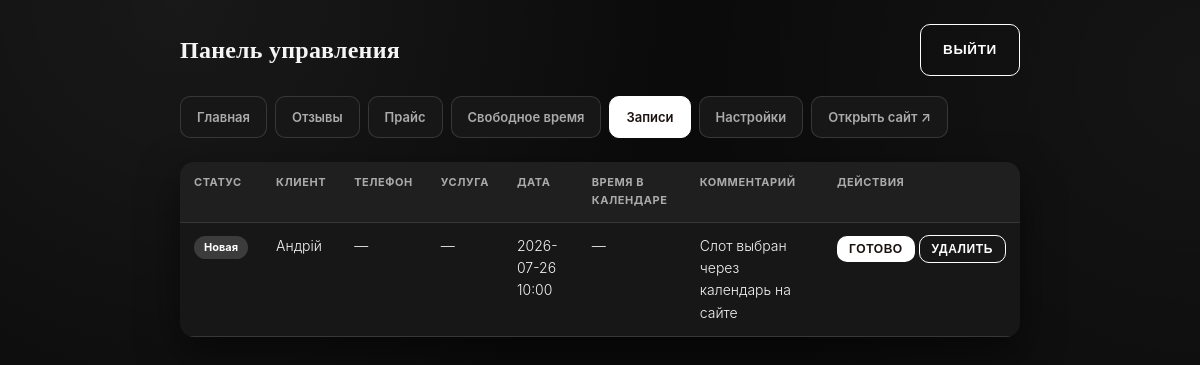
Page /admin-x7k9m2/bookings.php (signed in) on the committed database.
### tables this page shows
CREATE TABLE bookings (
            id INTEGER PRIMARY KEY AUTOINCREMENT,
            client_name TEXT NOT NULL,
            phone TEXT,
            service TEXT,
            wanted_date TEXT,
            comment TEXT,
            status TEXT NOT NULL DEFAULT 'new',
            created_at TEXT NOT NULL DEFAULT CURRENT_TIMESTAMP
        , slot_id INTEGER);

### includes/functions.php (called while the page is built, shortened)
<?php
function e(string $value): string
{
    return htmlspecialchars($value, ENT_QUOTES, 'UTF-8');
}

### admin-x7k9m2/bookings.php (the view, shortened to what this page needs)
<?php
require __DIR__ . '/../config.php';
require __DIR__ . '/../includes/functions.php';
$pdo = getDB();
$bookings = $pdo->query('
    SELECT b.*, s.is_booked AS slot_is_booked, s.slot_date AS slot_date_fmt, s.slot_time AS slot_time_fmt
    FROM bookings b
    LEFT JOIN available_slots s ON s.id = b.slot_id
    ORDER BY b.created_at DESC
')->fetchAll();
?>
<!DOCTYPE html>
<html lang="ru">
<head>
<link rel="stylesheet" href="../assets/css/style.css">
</head>
<body>
<div class="admin-shell">
  <?php require __DIR__ . '/includes/nav.php'; ?>
  <table class="admin-table">
    <thead>
      <tr><th>Статус</th><th>Клиент</th><th>Телефон</th><th>Услуга</th><th>Дата</th><th>Время в календаре</th><th>Комментарий</th><th>Действия</th></tr>
    </thead>
    <tbody>
      <?php foreach ($bookings as $b): ?>
        <tr>
          <td><span class="badge <?= $b['status'] === 'done' ? 'done' : 'new' ?>"><?= $b['status'] === 'done' ? 'Выполнено' : 'Новая' ?></span></td>
          <td><?= e($b['client_name']) ?></td>
          <td><?= e($b['phone'] ?: '—') ?></td>
          <td><?= e($b['service'] ?: '—') ?></td>
          <td><?= e($b['wanted_date'] ?: '—') ?></td>
          <td>
            <?php if ($b['slot_id']): ?>
              <span class="badge <?= $b['slot_is_booked'] ? 'done' : 'new' ?>">
                <?= $b['slot_is_booked'] ? 'занято' : 'свободно' ?>
              </span>
            <?php else: ?>
              —
            <?php endif; ?>
          </td>
          <td><?= e($b['comment'] ?: '—') ?></td>
          <td style="white-space:nowrap;">
            <?php if ($b['status'] !== 'done'): ?>
            <form method="post" style="display:inline;">
              <button name="action" value="done" class="btn" style="padding:6px 12px;font-size:12px;">Готово</button>
            </form>
            <?php endif; ?>
            <form method="post" style="display:inline;" onsubmit="return confirm('Удалить запись?');">
              <button name="action" value="delete" class="btn ghost" style="padding:6px 12px;font-size:12px;">Удалить</button>
            </form>
          </td>
        </tr>
      <?php endforeach; ?>
    </tbody>
  </table>
</div>
</body>
</html>

### assets/css/style.css (style rules this page uses)
:root { --bg: #0b0b0b; --bg-soft: #141414; --surface: #171717; --surface-2: #1f1f1f; --ink: #f5f5f5; --ink-soft: #ababab; --ink-faint: #7d7d7d; --primary: #ffffff; --primary-soft: rgba(255, 255, 255, .12); --primary-dark: #d6d6d6; --line: rgba(245, 245, 245, .14); --line-strong: rgba(245, 245, 245, .28); --radius: 16px; --radius-sm: 10px; --shadow: 0 16px 40px rgba(0, 0, 0, .5); }
* { box-sizing: border-box; }
html { scroll-behavior: smooth; }
body { margin: 0; background: var(--bg); background-image: radial-gradient(circle at 15% 0%, rgba(255, 255, 255, .06), transparent 45%), radial-gradient(circle at 100% 20%, rgba(255, 255, 255, .04), transparent 40%); color: var(--ink); font-family: 'Jost', -apple-system, sans-serif; font-weight: 300; line-height: 1.6; -webkit-font-smoothing: antialiased; }
.btn { display: inline-block; border: none; cursor: pointer; padding: 14px 22px; border-radius: var(--radius-sm); background: var(--primary); color: #1a1310; font-weight: 600; font-size: 13.5px; letter-spacing: .05em; text-transform: uppercase; text-decoration: none; font-family: 'Jost', sans-serif; transition: background .15s ease, transform .1s ease; }
.btn.ghost { background: transparent; color: var(--primary); border: 1px solid var(--primary); }
.admin-shell { max-width: 880px; margin: 0 auto; padding: 24px 20px 60px; }
table.admin-table { width: 100%; border-collapse: collapse; background: var(--surface); border-radius: 14px; overflow:hidden; box-shadow: var(--shadow); }
table.admin-table th, table.admin-table td { padding: 12px 14px; border-bottom: 1px solid var(--line); text-align:left; font-size:14px; vertical-align: top; }
table.admin-table th { background: var(--surface-2); font-size: 11px; text-transform:uppercase; letter-spacing:.05em; color: var(--ink-soft); }
.badge { display:inline-block; padding:3px 10px; border-radius:999px; font-size:11px; font-weight:700; }
.badge.new { background: rgba(255,255,255,.16); color: var(--primary); }

### rows in the picture
bookings: status "Новая", client_name "Андрій", phone "—", service "—", wanted_date "2026-07-26 10:00", comment "Слот выбран через календарь на сайте"
